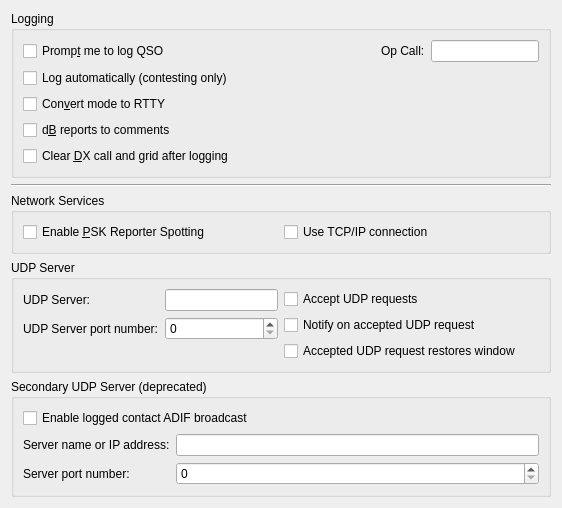
     <widget class="QWidget" name="reporting_tab">
      <attribute name="title">
       <string>Reportin&amp;g</string>
      </attribute>
      <attribute name="toolTip">
       <string>Reporting and logging settings</string>
      </attribute>
      <layout class="QVBoxLayout" name="verticalLayout_5">
       <item>
        <widget class="QGroupBox" name="logging_group_box">
         <property name="title">
          <string>Logging</string>
         </property>
         <layout class="QGridLayout" name="gridLayout_14">
          <item row="0" column="0">
           <widget class="QCheckBox" name="prompt_to_log_check_box">
            <property name="toolTip">
             <string>The program will pop up a partially completed Log QSO dialog when you send a 73 or free text message.</string>
            </property>
            <property name="text">
             <string>Promp&amp;t me to log QSO</string>
            </property>
           </widget>
          </item>
          <item row="0" column="1">
           <spacer name="horizontalSpacer_6">
            <property name="orientation">
             <enum>Qt::Horizontal</enum>
            </property>
            <property name="sizeHint" stdset="0">
             <size>
              <width>136</width>
              <height>20</height>
             </size>
            </property>
           </spacer>
          </item>
          <item row="0" column="2">
           <widget class="QLabel" name="label_13">
            <property name="text">
             <string>Op Call:</string>
            </property>
            <property name="buddy">
             <cstring>opCallEntry</cstring>
            </property>
           </widget>
          </item>
          <item row="3" column="0">
           <widget class="QCheckBox" name="report_in_comments_check_box">
            <property name="toolTip">
             <string>Some logging programs will not accept the type of reports
saved by this program.
Check this option to save the sent and received reports in the
comments field.</string>
            </property>
            <property name="text">
             <string>d&amp;B reports to comments</string>
            </property>
           </widget>
          </item>
          <item row="4" column="0" colspan="2">
           <widget class="QCheckBox" name="clear_DX_check_box">
            <property name="toolTip">
             <string>Check this option to force the clearing of the DX Call
and DX Grid fields when a 73 or free text message is sent.</string>
            </property>
            <property name="text">
             <string>Clear &amp;DX call and grid after logging</string>
            </property>
           </widget>
          </item>
          <item row="2" column="0">
           <widget class="QCheckBox" name="log_as_RTTY_check_box">
            <property name="toolTip">
             <string>&lt;html&gt;&lt;head/&gt;&lt;body&gt;&lt;p&gt;Some logging programs will not accept WSJT-X mode names.&lt;/p&gt;&lt;/body&gt;&lt;/html&gt;</string>
            </property>
            <property name="text">
             <string>Con&amp;vert mode to RTTY</string>
            </property>
           </widget>
          </item>
          <item row="0" column="3">
           <widget class="QLineEdit" name="opCallEntry">
            <property name="toolTip">
             <string>&lt;html&gt;&lt;head/&gt;&lt;body&gt;&lt;p&gt;The callsign of the operator, if different from the station callsign.&lt;/p&gt;&lt;/body&gt;&lt;/html&gt;</string>
            </property>
           </widget>
          </item>
          <item row="1" column="0">
           <widget class="QCheckBox" name="cbAutoLog">
            <property name="toolTip">
             <string>&lt;html&gt;&lt;head/&gt;&lt;body&gt;&lt;p&gt;Check to have QSOs logged automatically, when complete.&lt;/p&gt;&lt;/body&gt;&lt;/html&gt;</string>
            </property>
            <property name="text">
             <string>Log automatically (contesting only)</string>
            </property>
           </widget>
          </item>
         </layout>
        </widget>
       </item>
       <item>
        <widget class="Line" name="line_8">
         <property name="orientation">
          <enum>Qt::Horizontal</enum>
         </property>
        </widget>
       </item>
       <item>
        <widget class="QGroupBox" name="network_group_box">
         <property name="title">
          <string>Network Services</string>
         </property>
         <layout class="QHBoxLayout" name="horizontalLayout_22">
          <item>
           <widget class="QCheckBox" name="psk_reporter_check_box">
            <property name="toolTip">
             <string>&lt;html&gt;&lt;head/&gt;&lt;body&gt;&lt;p&gt;The program can send your station details and all decoded signals with grid squares as spots to the http://pskreporter.info web site.&lt;/p&gt;&lt;p&gt;This is used for reverse beacon analysis which is very useful for assessing propagation and system performance.&lt;/p&gt;&lt;/body&gt;&lt;/html&gt;</string>
            </property>
            <property name="text">
             <string>Enable &amp;PSK Reporter Spotting</string>
            </property>
           </widget>
          </item>
          <item>
           <widget class="QCheckBox" name="psk_reporter_tcpip_check_box">
            <property name="toolTip">
             <string>&lt;html&gt;&lt;head/&gt;&lt;body&gt;&lt;p&gt;Check this option if a reliable connection is needed&lt;/p&gt;&lt;p&gt;Most users do not need this, the default uses UDP which is more efficient. Only check this if you have evidence that UDP traffic from you to PSK Reporter is being lost.&lt;/p&gt;&lt;/body&gt;&lt;/html&gt;</string>
            </property>
            <property name="text">
             <string>Use TCP/IP connection</string>
            </property>
           </widget>
          </item>
         </layout>
        </widget>
       </item>
       <item>
        <widget class="QGroupBox" name="groupBox_4">
         <property name="title">
          <string>UDP Server</string>
         </property>
         <layout class="QGridLayout" name="gridLayout_16">
          <item row="0" column="0">
           <layout class="QFormLayout" name="formLayout_6">
            <property name="fieldGrowthPolicy">
             <enum>QFormLayout::AllNonFixedFieldsGrow</enum>
            </property>
            <item row="0" column="0">
             <widget class="QLabel" name="udp_server_label">
              <property name="text">
               <string>UDP Server:</string>
              </property>
              <property name="buddy">
               <cstring>udp_server_line_edit</cstring>
              </property>
             </widget>
            </item>
            <item row="0" column="1">
             <widget class="QLineEdit" name="udp_server_line_edit">
              <property name="sizePolicy">
               <sizepolicy hsizetype="Preferred" vsizetype="Fixed">
                <horstretch>0</horstretch>
                <verstretch>0</verstretch>
               </sizepolicy>
              </property>
              <property name="toolTip">
               <string>&lt;html&gt;&lt;head/&gt;&lt;body&gt;&lt;p&gt;Optional hostname of network service to receive decodes.&lt;/p&gt;&lt;p&gt;Formats:&lt;/p&gt;&lt;ul style=&quot;margin-top: 0px; margin-bottom: 0px; margin-left: 0px; margin-right: 0px; -qt-list-indent: 1;&quot;&gt;&lt;li style=&quot; margin-top:12px; margin-bottom:0px; margin-left:0px; margin-right:0px; -qt-block-indent:0; text-indent:0px;&quot;&gt;hostname&lt;/li&gt;&lt;li style=&quot; margin-top:0px; margin-bottom:0px; margin-left:0px; margin-right:0px; -qt-block-indent:0; text-indent:0px;&quot;&gt;IPv4 address&lt;/li&gt;&lt;li style=&quot; margin-top:0px; margin-bottom:0px; margin-left:0px; margin-right:0px; -qt-block-indent:0; text-indent:0px;&quot;&gt;IPv6 address&lt;/li&gt;&lt;li style=&quot; margin-top:0px; margin-bottom:0px; margin-left:0px; margin-right:0px; -qt-block-indent:0; text-indent:0px;&quot;&gt;IPv4 multicast group address&lt;/li&gt;&lt;li style=&quot; margin-top:0px; margin-bottom:0px; margin-left:0px; margin-right:0px; -qt-block-indent:0; text-indent:0px;&quot;&gt;IPv6 multicast group address&lt;/li&gt;&lt;/ul&gt;&lt;p&gt;Clearing this field will disable the broadcasting of UDP status updates.&lt;/p&gt;&lt;/body&gt;&lt;/html&gt;</string>
              </property>
              <property name="inputMethodHints">
               <set>Qt::ImhDigitsOnly</set>
              </property>
             </widget>
            </item>
            <item row="1" column="0">
             <widget class="QLabel" name="label_6">
              <property name="text">
               <string>UDP Server port number:</string>
              </property>
              <property name="buddy">
               <cstring>udp_server_port_spin_box</cstring>
              </property>
             </widget>
            </item>
            <item row="1" column="1">
             <widget class="QSpinBox" name="udp_server_port_spin_box">
              <property name="toolTip">
               <string>&lt;html&gt;&lt;head/&gt;&lt;body&gt;&lt;p&gt;Enter the service port number of the UDP server that WSJT-X should send updates to. If this is zero no updates will be broadcast.&lt;/p&gt;&lt;/body&gt;&lt;/html&gt;</string>
              </property>
              <property name="maximum">
               <number>65534</number>
              </property>
             </widget>
            </item>
           </layout>
          </item>
          <item row="0" column="1">
           <layout class="QVBoxLayout" name="verticalLayout_11">
            <item>
             <widget class="QCheckBox" name="accept_udp_requests_check_box">
              <property name="toolTip">
               <string>&lt;html&gt;&lt;head/&gt;&lt;body&gt;&lt;p&gt;With this enabled WSJT-X will accept certain requests back from a UDP server that receives decode messages.&lt;/p&gt;&lt;/body&gt;&lt;/html&gt;</string>
              </property>
              <property name="text">
               <string>Accept UDP requests</string>
              </property>
             </widget>
            </item>
            <item>
             <widget class="QCheckBox" name="udpWindowToFront">
              <property name="toolTip">
               <string>&lt;html&gt;&lt;head/&gt;&lt;body&gt;&lt;p&gt;Indicate acceptance of an incoming UDP request. The effect of this option varies depending on the operating system and window manager, its intent is to notify the acceptance of an incoming UDP request even if this application is minimized or hidden.&lt;/p&gt;&lt;/body&gt;&lt;/html&gt;</string>
              </property>
              <property name="text">
               <string>Notify on accepted UDP request</string>
              </property>
             </widget>
            </item>
            <item>
             <widget class="QCheckBox" name="udpWindowRestore">
              <property name="toolTip">
               <string>&lt;html&gt;&lt;head/&gt;&lt;body&gt;&lt;p&gt;Restore the window from minimized if an UDP request is accepted.&lt;/p&gt;&lt;/body&gt;&lt;/html&gt;</string>
              </property>
              <property name="text">
               <string>Accepted UDP request restores window</string>
              </property>
             </widget>
            </item>
           </layout>
          </item>
         </layout>
        </widget>
       </item>
       <item>
        <widget class="QGroupBox" name="n1mm_group_box">
         <property name="title">
          <string>Secondary UDP Server (deprecated)</string>
         </property>
         <layout class="QFormLayout" name="formLayout_15">
          <item row="0" column="0" colspan="2">
           <widget class="QCheckBox" name="enable_n1mm_broadcast_check_box">
            <property name="toolTip">
             <string>&lt;html&gt;&lt;head/&gt;&lt;body&gt;&lt;p&gt;When checked, WSJT-X will broadcast a logged contact in ADIF format to the configured hostname and port. &lt;/p&gt;&lt;/body&gt;&lt;/html&gt;</string>
            </property>
            <property name="text">
             <string>Enable logged contact ADIF broadcast</string>
            </property>
           </widget>
          </item>
          <item row="1" column="0">
           <widget class="QLabel" name="n1mm_server_name_label">
            <property name="text">
             <string>Server name or IP address:</string>
            </property>
            <property name="buddy">
             <cstring>n1mm_server_name_line_edit</cstring>
            </property>
           </widget>
          </item>
          <item row="1" column="1">
           <widget class="QLineEdit" name="n1mm_server_name_line_edit">
            <property name="toolTip">
             <string>&lt;html&gt;&lt;head/&gt;&lt;body&gt;&lt;p&gt;Optional host name of N1MM Logger+ program to receive ADIF UDP broadcasts. This is usually 'localhost' or ip address 127.0.0.1&lt;/p&gt;&lt;p&gt;Formats:&lt;/p&gt;&lt;ul style=&quot;margin-top: 0px; margin-bottom: 0px; margin-left: 0px; margin-right: 0px; -qt-list-indent: 1;&quot;&gt;&lt;li style=&quot; margin-top:12px; margin-bottom:0px; margin-left:0px; margin-right:0px; -qt-block-indent:0; text-indent:0px;&quot;&gt;hostname&lt;/li&gt;&lt;li style=&quot; margin-top:0px; margin-bottom:0px; margin-left:0px; margin-right:0px; -qt-block-indent:0; text-indent:0px;&quot;&gt;IPv4 address&lt;/li&gt;&lt;li style=&quot; margin-top:0px; margin-bottom:0px; margin-left:0px; margin-right:0px; -qt-block-indent:0; text-indent:0px;&quot;&gt;IPv6 address&lt;/li&gt;&lt;li style=&quot; margin-top:0px; margin-bottom:0px; margin-left:0px; margin-right:0px; -qt-block-indent:0; text-indent:0px;&quot;&gt;IPv4 multicast group address&lt;/li&gt;&lt;li style=&quot; margin-top:0px; margin-bottom:0px; margin-left:0px; margin-right:0px; -qt-block-indent:0; text-indent:0px;&quot;&gt;IPv6 multicast group address&lt;/li&gt;&lt;/ul&gt;&lt;p&gt;Clearing this field will disable broadcasting of ADIF information via UDP.&lt;/p&gt;&lt;/body&gt;&lt;/html&gt;</string>
            </property>
           </widget>
          </item>
          <item row="2" column="0">
           <widget class="QLabel" name="n1mm_server_port_label">
            <property name="text">
             <string>Server port number:</string>
            </property>
            <property name="buddy">
             <cstring>n1mm_server_port_spin_box</cstring>
            </property>
           </widget>
          </item>
          <item row="2" column="1">
           <widget class="QSpinBox" name="n1mm_server_port_spin_box">
            <property name="toolTip">
             <string>&lt;html&gt;&lt;head/&gt;&lt;body&gt;&lt;p&gt;Enter the port number that WSJT-X should use for UDP broadcasts of ADIF log information. For N1MM Logger+, this value should be 2333. If this is zero,  no updates will be broadcast.&lt;/p&gt;&lt;/body&gt;&lt;/html&gt;</string>
            </property>
            <property name="maximum">
             <number>65534</number>
            </property>
           </widget>
          </item>
         </layout>
        </widget>
       </item>
       <item>
        <spacer name="verticalSpacer_4">
         <property name="orientation">
          <enum>Qt::Vertical</enum>
         </property>
         <property name="sizeHint" stdset="0">
          <size>
           <width>0</width>
           <height>0</height>
          </size>
         </property>
        </spacer>
       </item>
      </layout>
     </widget>
